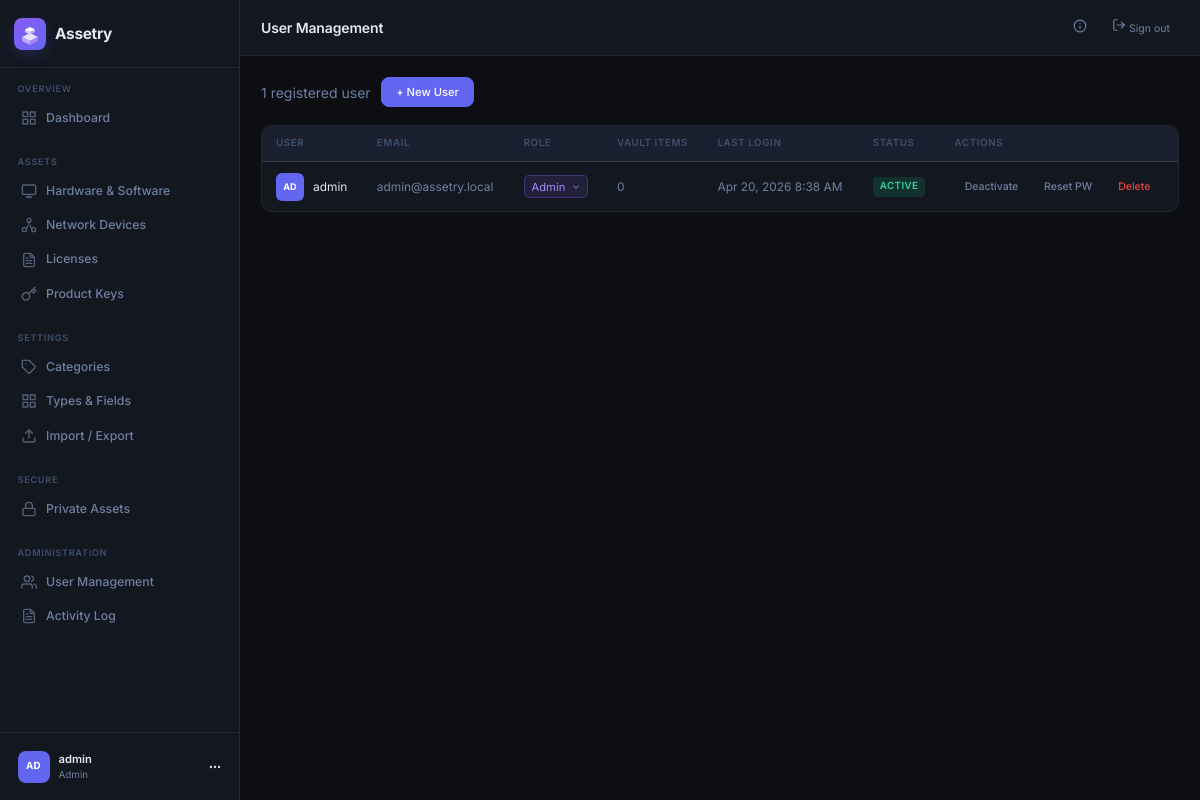
/admin/users (signed in), run on an earlier commit of the app's database.
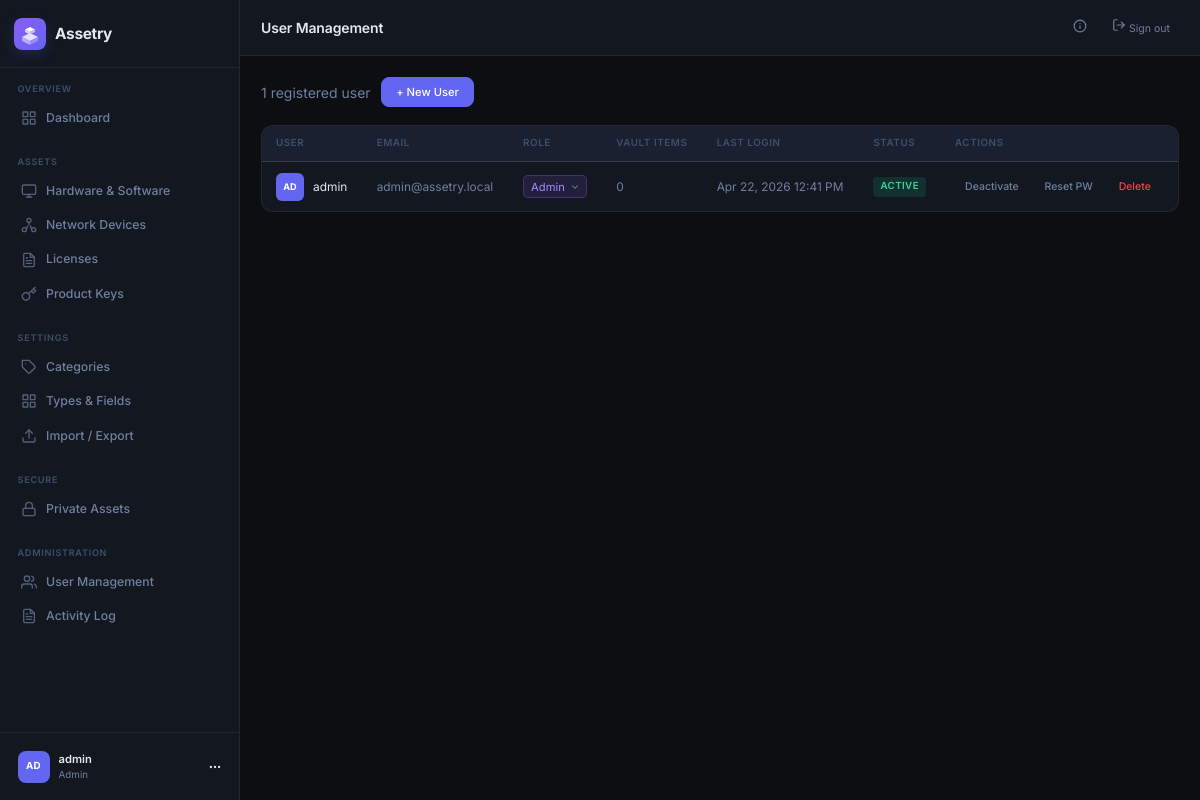
And on a later commit of the database.
### tables this page shows
CREATE TABLE users (
            id INTEGER PRIMARY KEY AUTOINCREMENT,
            username TEXT UNIQUE NOT NULL,
            email TEXT UNIQUE NOT NULL,
            password_hash TEXT NOT NULL,
            role TEXT NOT NULL DEFAULT 'user',
            avatar_color TEXT NOT NULL DEFAULT '#6366f1',
            created_at DATETIME DEFAULT CURRENT_TIMESTAMP,
            last_login DATETIME,
            is_active INTEGER DEFAULT 1
        );

### src/controllers/admin_controller.php (called while the page is built, shortened)
<?php
route('GET', '/admin/users', function($params) {
    requireAdmin();
    $db = getDB();
    $users = $db->query("SELECT u.*, (SELECT COUNT(*) FROM vault_items WHERE user_id=u.id) as vault_count FROM users u ORDER BY created_at DESC")->fetchAll();
    $title = 'User Management';
    ob_start(); require __DIR__ . '/../views/pages/admin/users.php'; $content = ob_get_clean();
    require __DIR__ . '/../views/layouts/main.php';
});

### public/index.php (called while the page is built, shortened)
<?php
require_once __DIR__ . '/../src/router.php';

### src/helpers.php (called while the page is built, shortened)
<?php
function e(string $str): string {
    return htmlspecialchars($str, ENT_QUOTES, 'UTF-8');
}
function formatDateTime(string $dt = null): string {
    return date('M j, Y g:i A', strtotime($dt));
}
function initials(string $name): string {
    $words = explode(' ', trim($name));
    return strtoupper(substr($name, 0, 2));
}

### src/auth.php (called while the page is built, shortened)
<?php
function isLoggedIn(): bool {
    return isset($_SESSION['user_id']);
}
function requireLogin(): void {
    if (!isLoggedIn() || currentUser() === null) {
        session_destroy();
        header('Location: /login');
        exit;
    }
}
function requireAdmin(): void {
    requireLogin();
}
function currentUser(): ?array {
    static $user = null;
    if ($user === null) {
        $db = getDB();
        $stmt = $db->prepare("SELECT * FROM users WHERE id = ? AND is_active = 1");
        $stmt->execute([$_SESSION['user_id']]);
        $user = $stmt->fetch();
    }
    return $user ?: null;
}

### src/views/pages/admin/users.php (the view, shortened to what the changed rows need)
<div class="page-actions">
    <span class="text-muted"><?= count($users) ?> registered user<?= count($users) !== 1 ? 's' : '' ?></span>
    <button type="button" class="btn btn-primary" onclick="document.getElementById('create-user-modal').style.display='flex'">+ New User</button>
</div>
<div class="data-table-wrap">
    <table class="data-table">
        <thead>
            <tr>
                <th>User</th>
                <th>Email</th>
                <th>Role</th>
                <th>Vault Items</th>
                <th>Last Login</th>
                <th>Status</th>
                <th>Actions</th>
            </tr>
        </thead>
        <tbody>
            <?php foreach ($users as $u): ?>
            <tr>
                <td>
                    <div class="cell-primary">
                        <div class="avatar avatar-sm" style="background:<?= e($u['avatar_color']) ?>"><?= e(initials($u['username'])) ?></div>
                        <span><?= e($u['username']) ?></span>
                    </div>
                </td>
                <td class="text-muted"><?= e($u['email']) ?></td>
                <td>
                    <form method="POST" action="/admin/users/<?= $u['id'] ?>/role" style="display:inline">
                        <select name="role" onchange="this.form.submit()" class="form-select-inline <?= $u['role'] === 'admin' ? 'select-admin' : '' ?>">
                            <option value="admin" <?= $u['role'] === 'admin' ? 'selected' : '' ?>>Admin</option>
                        </select>
                    </form>
                </td>
                <td class="text-muted"><?= $u['vault_count'] ?></td>
                <td class="text-muted"><?= $u['last_login'] ? formatDateTime($u['last_login']) : 'Never' ?></td>
                <td>
                    <?php if ($u['is_active']): ?>
                    <span class="badge badge-success">Active</span>
                    <?php else: ?>
                    <span class="badge badge-neutral">Inactive</span>
                    <?php endif; ?>
                </td>
                <td>
                    <div style="display:flex;gap:0.4rem;flex-wrap:wrap">
                        <form method="POST" action="/admin/users/<?= $u['id'] ?>/toggle" style="display:inline">
                            <button type="submit" class="btn btn-sm <?= $u['is_active'] ? 'btn-ghost' : 'btn-secondary' ?>" onclick="return confirm('Change user status?')">
                                <?= $u['is_active'] ? 'Deactivate' : 'Activate' ?>
                            </button>
                        </form>
                        <button type="button" class="btn btn-sm btn-ghost" onclick="resetPassword(<?= $u['id'] ?>, '<?= e($u['username']) ?>')">Reset PW</button>
                        <form method="POST" action="/admin/users/<?= $u['id'] ?>/delete" style="display:inline">
                            <button type="submit" class="btn btn-sm btn-ghost" style="color:#ef4444" onclick="return confirm('Delete user <?= e($u['username']) ?>? This cannot be undone.')">Delete</button>
                        </form>
                    </div>
                </td>
            </tr>
            <?php endforeach; ?>
        </tbody>
    </table>
</div>

### src/views/layouts/main.php (shortened to what the changed rows need)
<?php
require_once __DIR__ . '/../../auth.php';
$user = currentUser();
$currentPath = parse_url($_SERVER['REQUEST_URI'], PHP_URL_PATH);
function navActive(string $path): string {
    global $currentPath;
    if ($path === '/dashboard') {
        return $currentPath === '/dashboard' ? 'nav-item active' : 'nav-item';
    }
    return strpos($currentPath, $path) === 0 ? 'nav-item active' : 'nav-item';
}
?>
<!DOCTYPE html>
<html lang="en">
<head>
    <link rel="stylesheet" href="/static/app.css">
</head>
<body>
<div class="app-shell">
    <aside class="sidebar">
        <div class="sidebar-header">
            <a href="/dashboard" class="brand">
                <div class="brand-icon brand-icon-img">
                    <img src="/static/logo.svg" alt="Assetry" width="32" height="32">
                </div>
                <span class="brand-name">Assetry</span>
            </a>
        </div>
        <nav class="sidebar-nav">
            <div class="nav-section">
                <span class="nav-label">Overview</span>
                <a href="/dashboard" class="<?= navActive('/dashboard') ?>">
                    <span>Dashboard</span>
                </a>
            </div>
            <div class="nav-section">
                <span class="nav-label">Assets</span>
                <a href="/assets" class="<?= navActive('/assets') ?>">
                    <svg xmlns="http://www.w3.org/2000/svg" width="16" height="16" viewBox="0 0 24 24" fill="none" stroke="currentColor" stroke-width="2" stroke-linecap="round" stroke-linejoin="round"><rect x="2" y="3" width="20" height="14" rx="2" ry="2"/><line x1="8" y1="21" x2="16" y2="21"/><line x1="12" y1="17" x2="12" y2="21"/></svg>
                    <span>Hardware & Software</span>
                </a>
                <a href="/network" class="<?= navActive('/network') ?>">
                    <span>Network Devices</span>
                </a>
                <a href="/licenses" class="<?= navActive('/licenses') ?>">
                    <span>Licenses</span>
                </a>
                <a href="/keys" class="<?= navActive('/keys') ?>">
                    <svg xmlns="http://www.w3.org/2000/svg" width="16" height="16" viewBox="0 0 24 24" fill="none" stroke="currentColor" stroke-width="2" stroke-linecap="round" stroke-linejoin="round"><path d="M21 2l-2 2m-7.61 7.61a5.5 5.5 0 1 1-7.778 7.778 5.5 5.5 0 0 1 7.777-7.777zm0 0L15.5 7.5m0 0l3 3L22 7l-3-3m-3.5 3.5L19 4"/></svg>
                    <span>Product Keys</span>
                </a>
            </div>
            <div class="nav-section">
                <span class="nav-label">Settings</span>
                <a href="/categories" class="<?= navActive('/categories') ?>">
                    <svg xmlns="http://www.w3.org/2000/svg" width="16" height="16" viewBox="0 0 24 24" fill="none" stroke="currentColor" stroke-width="2" stroke-linecap="round" stroke-linejoin="round"><path d="M20.59 13.41l-7.17 7.17a2 2 0 0 1-2.83 0L2 12V2h10l8.59 8.59a2 2 0 0 1 0 2.82z"/><line x1="7" y1="7" x2="7.01" y2="7"/></svg>
                    <span>Categories</span>
                </a>
                <a href="/types" class="<?= navActive('/types') ?>">
                    <svg xmlns="http://www.w3.org/2000/svg" width="16" height="16" viewBox="0 0 24 24" fill="none" stroke="currentColor" stroke-width="2" stroke-linecap="round" stroke-linejoin="round"><path d="M3 3h7v7H3zM14 3h7v7h-7zM14 14h7v7h-7zM3 14h7v7H3z"/></svg>
                    <span>Types &amp; Fields</span>
                </a>
                <a href="/data" class="<?= navActive('/data') ?>">
                    <svg xmlns="http://www.w3.org/2000/svg" width="16" height="16" viewBox="0 0 24 24" fill="none" stroke="currentColor" stroke-width="2" stroke-linecap="round" stroke-linejoin="round"><path d="M21 15v4a2 2 0 0 1-2 2H5a2 2 0 0 1-2-2v-4"/><polyline points="17 8 12 3 7 8"/><line x1="12" y1="3" x2="12" y2="15"/></svg>
                    <span>Import / Export</span>
                </a>
            </div>
            <div class="nav-section">
                <span class="nav-label">Secure</span>
                <a href="/vault" class="<?= navActive('/vault') ?>">
                    <svg xmlns="http://www.w3.org/2000/svg" width="16" height="16" viewBox="0 0 24 24" fill="none" stroke="currentColor" stroke-width="2" stroke-linecap="round" stroke-linejoin="round"><rect x="3" y="11" width="18" height="11" rx="2" ry="2"/><path d="M7 11V7a5 5 0 0 1 10 0v4"/></svg>
                    <span>Private Assets</span>
                </a>
            </div>
            <?php if ($user && $user['role'] === 'admin'): ?>
            <div class="nav-section">
                <span class="nav-label">Administration</span>
                <a href="/admin/users" class="<?= navActive('/admin') ?>">
                    <span>User Management</span>
                </a>
                <a href="/admin/logs" class="<?= navActive('/admin/logs') ?>">
                    <span>Activity Log</span>
                </a>
            </div>
            <?php endif; ?>
        </nav>
        <div class="sidebar-footer">
            <a href="/profile" class="user-card">
                <div class="avatar" style="background: <?= e($user['avatar_color'] ?? '#6366f1') ?>">
                    <?= e(initials($user['username'] ?? 'U')) ?>
                </div>
                <div class="user-info">
                    <span class="user-name"><?= e($user['username'] ?? '') ?></span>
                    <span class="user-role"><?= e(ucfirst($user['role'] ?? 'user')) ?></span>
                </div>
                <svg xmlns="http://www.w3.org/2000/svg" width="14" height="14" viewBox="0 0 24 24" fill="none" stroke="currentColor" stroke-width="2" stroke-linecap="round" stroke-linejoin="round"><circle cx="12" cy="12" r="1"/><circle cx="19" cy="12" r="1"/><circle cx="5" cy="12" r="1"/></svg>
            </a>
        </div>
    </aside>
    <main class="main-content">
        <header class="topbar">
            <div class="topbar-left">
                <h1 class="page-title"><?= e($title ?? 'Dashboard') ?></h1>
            </div>
            <div class="topbar-right">
                <button type="button" class="btn-ghost btn-sm" onclick="document.getElementById('about-modal').style.display='flex'" title="About Assetry" style="padding:0.4rem">
                    <svg xmlns="http://www.w3.org/2000/svg" width="14" height="14" viewBox="0 0 24 24" fill="none" stroke="currentColor" stroke-width="2" stroke-linecap="round" stroke-linejoin="round"><circle cx="12" cy="12" r="10"/><line x1="12" y1="16" x2="12" y2="12"/><line x1="12" y1="8" x2="12.01" y2="8"/></svg>
                </button>
                <a href="/logout" class="btn-ghost btn-sm">
                    <svg xmlns="http://www.w3.org/2000/svg" width="14" height="14" viewBox="0 0 24 24" fill="none" stroke="currentColor" stroke-width="2" stroke-linecap="round" stroke-linejoin="round"><path d="M9 21H5a2 2 0 0 1-2-2V5a2 2 0 0 1 2-2h4"/><polyline points="16 17 21 12 16 7"/><line x1="21" y1="12" x2="9" y2="12"/></svg>
                    Sign out
                </a>
            </div>
        </header>
        <div class="content-area">
            <?php echo $content ?? ''; ?>
        </div>
    </main>
</div>
</body>
</html>

What changed in the data, as far as the page shows it:
changed users "admin": last_login "Apr 20, 2026 8:38 AM" → "Apr 22, 2026 12:41 PM"
